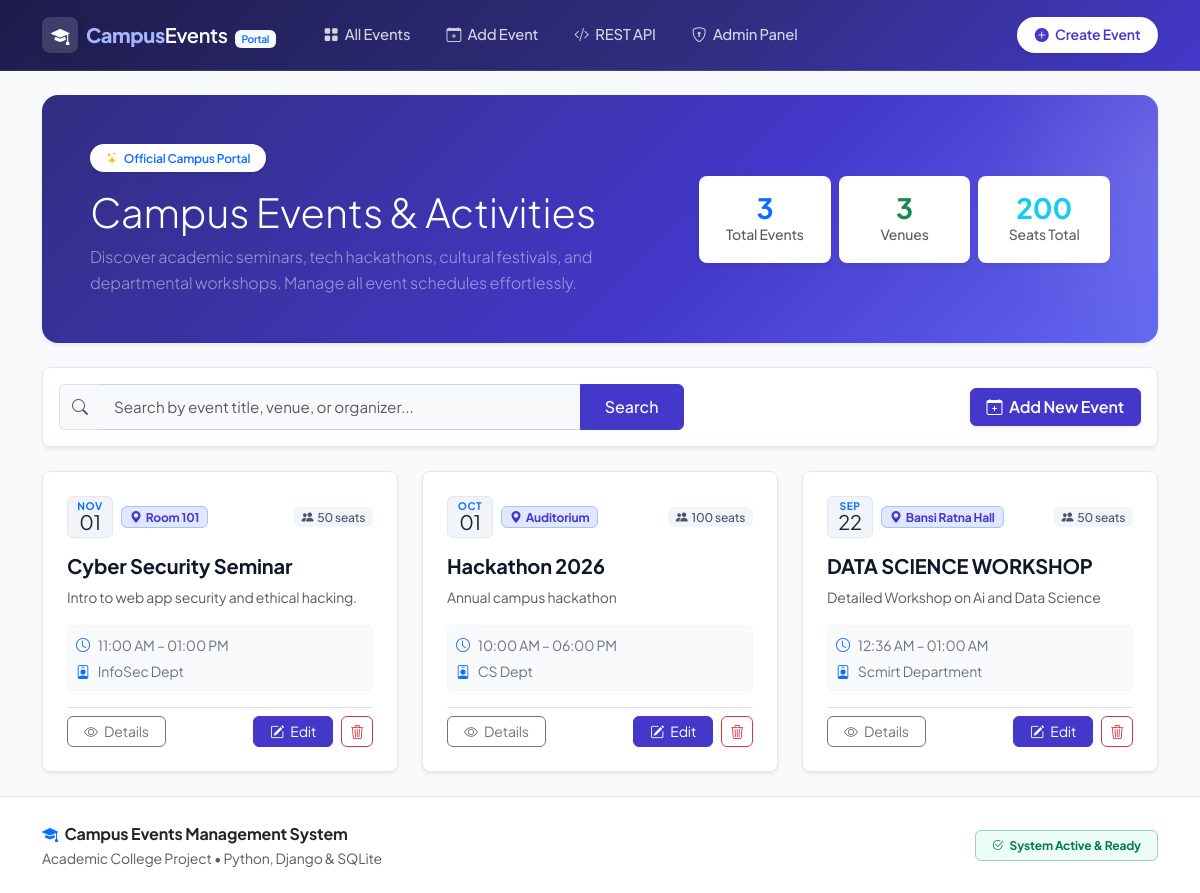
The page / on the database its author committed.
### events/models.py (models this page shows, shortened)
class Event(models.Model):
    title = models.CharField(max_length=200)
    description = models.TextField()
    location = models.CharField(max_length=200)
    start_time = models.DateTimeField()
    end_time = models.DateTimeField()
    organizer = models.CharField(max_length=100)
    capacity = models.PositiveIntegerField(default=50)
    created_at = models.DateTimeField(auto_now_add=True)
    updated_at = models.DateTimeField(auto_now=True)
    class Meta:
        ordering = ['-start_time']

### events/views.py (the view, shortened to what this page needs)
# urls.py: path('', views.event_list, name='event_list'),
def event_list(request):
    query = request.GET.get('q', '').strip()
    all_events = Event.objects.all()
    events = all_events
    total_events = all_events.count()
    total_capacity = sum(e.capacity for e in all_events)
    total_locations = all_events.values('location').distinct().count()
    context = {
        'events': events,
        'query': query,
        'total_events': total_events,
        'total_capacity': total_capacity,
        'total_locations': total_locations,
    }
    return render(request, 'events/event_list.html', context)

### events/templates/events/event_list.html (shortened to what this page needs)
{% extends 'base.html' %}
{% block content %}
<section class="hero-banner rounded-4 p-4 p-md-5 mb-4 shadow-sm position-relative overflow-hidden">
    <div class="row align-items-center">
        <div class="col-lg-7">
            <span class="badge bg-white text-primary px-3 py-2 rounded-pill fw-semibold shadow-sm mb-3">
                <i class="bi bi-stars text-warning me-1"></i> Official Campus Portal
            </span>
            <h1 class="display-6 fw-extrabold text-white mb-2">Campus Events &amp; Activities</h1>
            <p class="text-white-50 lead fs-6 mb-4 mb-lg-0">
                Discover academic seminars, tech hackathons, cultural festivals, and departmental workshops. Manage all event schedules effortlessly.
            </p>
        </div>
        <div class="col-lg-5">
            <div class="row g-2 justify-content-lg-end">
                <div class="col-4 col-sm-4">
                    <div class="stat-pill text-center p-3 rounded-3 shadow-sm bg-white">
                        <div class="stat-number fw-bold text-primary fs-3">{{ total_events }}</div>
                        <div class="stat-label text-muted small fw-medium">Total Events</div>
                    </div>
                </div>
                <div class="col-4 col-sm-4">
                    <div class="stat-pill text-center p-3 rounded-3 shadow-sm bg-white">
                        <div class="stat-number fw-bold text-success fs-3">{{ total_locations }}</div>
                        <div class="stat-label text-muted small fw-medium">Venues</div>
                    </div>
                </div>
                <div class="col-4 col-sm-4">
                    <div class="stat-pill text-center p-3 rounded-3 shadow-sm bg-white">
                        <div class="stat-number fw-bold text-info fs-3">{{ total_capacity }}</div>
                        <div class="stat-label text-muted small fw-medium">Seats Total</div>
                    </div>
                </div>
            </div>
        </div>
    </div>
</section>
<section class="toolbar-wrapper bg-white p-3 rounded-3 shadow-sm mb-4 border">
    <div class="row align-items-center g-3">
        <div class="col-md-7">
            <form method="GET" action="{% url 'events:event_list' %}" class="d-flex gap-2">
                <div class="input-group">
                    <span class="input-group-text bg-light border-end-0 text-muted">
                        <i class="bi bi-search"></i>
                    </span>
                    <input
                        type="text"
                        name="q"
                        value="{{ query }}"
                        class="form-control border-start-0 bg-light"
                        placeholder="Search by event title, venue, or organizer..."
                    >
                    <button type="submit" class="btn btn-primary px-4 fw-medium">Search</button>
                </div>
            </form>
        </div>
        <div class="col-md-5 text-md-end">
            <a href="{% url 'events:event_create' %}" class="btn btn-primary fw-semibold px-3 shadow-sm">
                <i class="bi bi-calendar-plus me-1"></i> Add New Event
            </a>
        </div>
    </div>
</section>
<div class="row g-4">
    {% for event in events %}
        <div class="col-lg-4 col-md-6">
            <div class="card h-100 border-0 event-card shadow-sm rounded-3">
                <div class="card-body p-4 d-flex flex-column">
                    <div class="d-flex align-items-center justify-content-between mb-3">
                        <div class="d-flex align-items-center gap-2">
                            <div class="date-tile text-center px-2 py-1 rounded-2 shadow-xs">
                                <span class="date-month text-uppercase fw-bold text-primary">{{ event.start_time|date:"M" }}</span>
                                <span class="date-day fw-extrabold text-dark fs-5">{{ event.start_time|date:"d" }}</span>
                            </div>
                            <span class="badge bg-primary-subtle text-primary border border-primary-subtle px-2 py-1 small">
                                <i class="bi bi-geo-alt-fill me-1"></i>{{ event.location }}
                            </span>
                        </div>
                        <span class="badge bg-secondary-subtle text-secondary small fw-medium">
                            <i class="bi bi-people-fill me-1"></i>{{ event.capacity }} seats
                        </span>
                    </div>
                    <h5 class="card-title fw-bold mb-2">
                        <a href="{% url 'events:event_detail' event.pk %}" class="text-decoration-none event-title-link">
                            {{ event.title }}
                        </a>
                    </h5>
                    <p class="card-text text-muted small flex-grow-1 mb-3">
                        {{ event.description|truncatewords:20 }}
                    </p>
                    <div class="event-meta-box p-2 rounded-2 mb-3 bg-light small">
                        <div class="d-flex align-items-center text-secondary mb-1">
                            <i class="bi bi-clock text-primary me-2"></i>
                            <span>{{ event.start_time|date:"h:i A" }} &ndash; {{ event.end_time|date:"h:i A" }}</span>
                        </div>
                        <div class="d-flex align-items-center text-secondary">
                            <i class="bi bi-person-badge text-primary me-2"></i>
                            <span class="text-truncate">{{ event.organizer }}</span>
                        </div>
                    </div>
                    <div class="d-flex justify-content-between align-items-center pt-2 border-top">
                        <a href="{% url 'events:event_detail' event.pk %}" class="btn btn-sm btn-outline-secondary px-3 rounded-2">
                            <i class="bi bi-eye me-1"></i> Details
                        </a>
                        <div class="d-flex gap-2">
                            <a href="{% url 'events:event_update' event.pk %}" class="btn btn-sm btn-primary px-3 rounded-2" title="Edit Event">
                                <i class="bi bi-pencil-square me-1"></i> Edit
                            </a>
                            <a href="{% url 'events:event_delete' event.pk %}" class="btn btn-sm btn-outline-danger px-2 rounded-2" title="Delete Event">
                                <i class="bi bi-trash3"></i>
                            </a>
                        </div>
                    </div>
                </div>
            </div>
        </div>
    {% endfor %}
</div>
{% endblock %}

### events/templates/base.html (shortened to what this page needs)
<!DOCTYPE html>
<html lang="en">
<head>
    <link rel="stylesheet" href="https://cdn.jsdelivr.net/npm/bootstrap@5.3.0/dist/css/bootstrap.min.css">
    <link rel="stylesheet" href="https://cdn.jsdelivr.net/npm/bootstrap-icons@1.11.3/font/bootstrap-icons.min.css">
    {% load static %}
    <link rel="stylesheet" href="{% static 'css/style.css' %}">
</head>
<body class="d-flex flex-column min-vh-100">
    <nav class="navbar navbar-expand-lg navbar-dark main-navbar sticky-top">
        <div class="container">
            <a class="navbar-brand d-flex align-items-center gap-2" href="{% url 'events:event_list' %}">
                <span class="brand-icon-box">
                    <i class="bi bi-mortarboard-fill"></i>
                </span>
                <span>
                    <strong>Campus</strong>Events
                    <span class="badge bg-light text-primary ms-1 fs-xs fw-semibold">Portal</span>
                </span>
            </a>
            <div class="collapse navbar-collapse" id="navbarMain">
                <ul class="navbar-nav me-auto mb-2 mb-lg-0 ms-lg-3 gap-1">
                    <li class="nav-item">
                        <a class="nav-link px-3" href="{% url 'events:event_list' %}">
                            <i class="bi bi-grid-fill me-1"></i> All Events
                        </a>
                    </li>
                    <li class="nav-item">
                        <a class="nav-link px-3" href="{% url 'events:event_create' %}">
                            <i class="bi bi-calendar-plus me-1"></i> Add Event
                        </a>
                    </li>
                    <li class="nav-item">
                        <a class="nav-link px-3" href="/api/events/" target="_blank">
                            <i class="bi bi-code-slash me-1"></i> REST API
                        </a>
                    </li>
                    <li class="nav-item">
                        <a class="nav-link px-3" href="/admin/" target="_blank">
                            <i class="bi bi-shield-lock me-1"></i> Admin Panel
                        </a>
                    </li>
                </ul>
                <div class="d-flex align-items-center gap-2">
                    <a href="{% url 'events:event_create' %}" class="btn btn-create shadow-sm">
                        <i class="bi bi-plus-circle-fill me-1"></i> Create Event
                    </a>
                </div>
            </div>
        </div>
    </nav>
    <main class="container my-4 flex-grow-1">
        {% block content %}{% endblock %}
    </main>
    <footer class="main-footer py-4 mt-auto">
        <div class="container">
            <div class="row align-items-center gy-3">
                <div class="col-md-6 text-center text-md-start">
                    <div class="fw-bold text-dark">
                        <i class="bi bi-mortarboard-fill text-primary me-1"></i> Campus Events Management System
                    </div>
                    <div class="text-muted small">Academic College Project &bull; Python, Django &amp; SQLite</div>
                </div>
                <div class="col-md-6 text-center text-md-end">
                    <span class="badge bg-success-subtle text-success border border-success-subtle px-3 py-2">
                        <i class="bi bi-check2-circle me-1"></i> System Active &amp; Ready
                    </span>
                </div>
            </div>
        </div>
    </footer>
</body>
</html>

### static/css/style.css (style rules this page uses)
:root { --primary: #4338ca; --primary-dark: #312e81; --primary-light: #6366f1; --primary-subtle: #e0e7ff; --dark: #0f172a; --slate: #334155; --slate-light: #64748b; --background: #f8fafc; --surface: #ffffff; --border: #e2e8f0; --border-hover: #cbd5e1; --radius: 12px; --font-sans: 'Plus Jakarta Sans', system-ui, -apple-system, BlinkMacSystemFont, 'Segoe UI', Roboto, sans-serif; }
body { font-family: var(--font-sans); background-color: var(--background); color: var(--slate); line-height: 1.6; letter-spacing: -0.01em; }
.main-navbar { background: linear-gradient(135deg, #1e1b4b 0%, #312e81 60%, #4338ca 100%) !important; border-bottom: 1px solid rgba(255, 255, 255, 0.1); padding: 0.75rem 0; }
.brand-icon-box { display: inline-flex; align-items: center; justify-content: center; width: 36px; height: 36px; background: rgba(255, 255, 255, 0.15); backdrop-filter: blur(8px); border-radius: 8px; font-size: 1.15rem; color: #ffffff; box-shadow: 0 2px 6px rgba(0, 0, 0, 0.1); }
.navbar-brand { font-weight: 600; font-size: 1.25rem; letter-spacing: -0.02em; }
.navbar-brand strong { color: #a5b4fc; }
.fs-xs { font-size: 0.65rem; }
.nav-link { font-weight: 500; font-size: 0.925rem; color: rgba(255, 255, 255, 0.8) !important; transition: all 0.15s ease; border-radius: 6px; }
.btn-create { background-color: #ffffff; color: var(--primary) !important; font-weight: 600; border-radius: 9999px; padding: 0.45rem 1.1rem; font-size: 0.875rem; border: none; transition: all 0.2s ease; }
.hero-banner { background: linear-gradient(135deg, #312e81 0%, #4338ca 60%, #6366f1 100%); color: #ffffff; }
.hero-banner::after { content: ''; position: absolute; top: -50%; right: -20%; width: 400px; height: 400px; background: radial-gradient(circle, rgba(255, 255, 255, 0.12) 0%, rgba(255, 255, 255, 0) 70%); border-radius: 50%; pointer-events: none; }
.stat-pill { transition: transform 0.15s ease, box-shadow 0.15s ease; border: 1px solid rgba(255, 255, 255, 0.5); }
.stat-number { line-height: 1.1; }
.toolbar-wrapper { border-color: var(--border) !important; }
.event-card { background: #ffffff; border: 1px solid var(--border) !important; border-radius: var(--radius); transition: transform 0.2s ease, box-shadow 0.2s ease, border-color 0.2s ease; }
.event-title-link { color: var(--dark); transition: color 0.15s ease; }
.date-tile { display: flex; flex-direction: column; align-items: center; justify-content: center; min-width: 46px; background: #f1f5f9; border: 1px solid var(--border); border-radius: 8px; padding: 2px 6px; }
.date-month { font-size: 0.65rem; letter-spacing: 0.05em; line-height: 1; }
.date-day { line-height: 1.1; }
.event-meta-box { background-color: #f8fafc !important; border: 1px solid #f1f5f9; }
.badge.bg-primary-subtle { background-color: #e0e7ff !important; color: #4338ca !important; }
.badge.bg-secondary-subtle { background-color: #f1f5f9 !important; color: #475569 !important; }
.badge.bg-success-subtle { background-color: #ecfdf5 !important; color: #047857 !important; }
.form-control, .form-select { padding: 0.65rem 0.95rem; font-size: 0.95rem; border-radius: 8px; border: 1px solid #cbd5e1; transition: border-color 0.15s ease, box-shadow 0.15s ease; }
.btn-primary { background-color: var(--primary); border-color: var(--primary); }
.main-footer { background-color: #ffffff; border-top: 1px solid var(--border); }

### rows shown on the page
Event: start_time "NOV", start_time "01", location "Room 101", capacity "50", title "Cyber Security Seminar", description "Intro to web app security and ethical hacking.", start_time "11:00 AM", end_time "01:00 PM", organizer "InfoSec Dept"
Event: start_time "OCT", start_time "01", location "Auditorium", capacity "100", title "Hackathon 2026", description "Annual campus hackathon", start_time "10:00 AM", end_time "06:00 PM", organizer "CS Dept"
Event: start_time "SEP", start_time "22", location "Bansi Ratna Hall", capacity "50", title "DATA SCIENCE WORKSHOP", description "Detailed Workshop on Ai and Data Science", start_time "12:36 AM", end_time "01:00 AM", organizer "Scmirt Department"

### other values the page prints
{{ total_events }} "3"
{{ total_locations }} "3"
{{ total_capacity }} "200"
